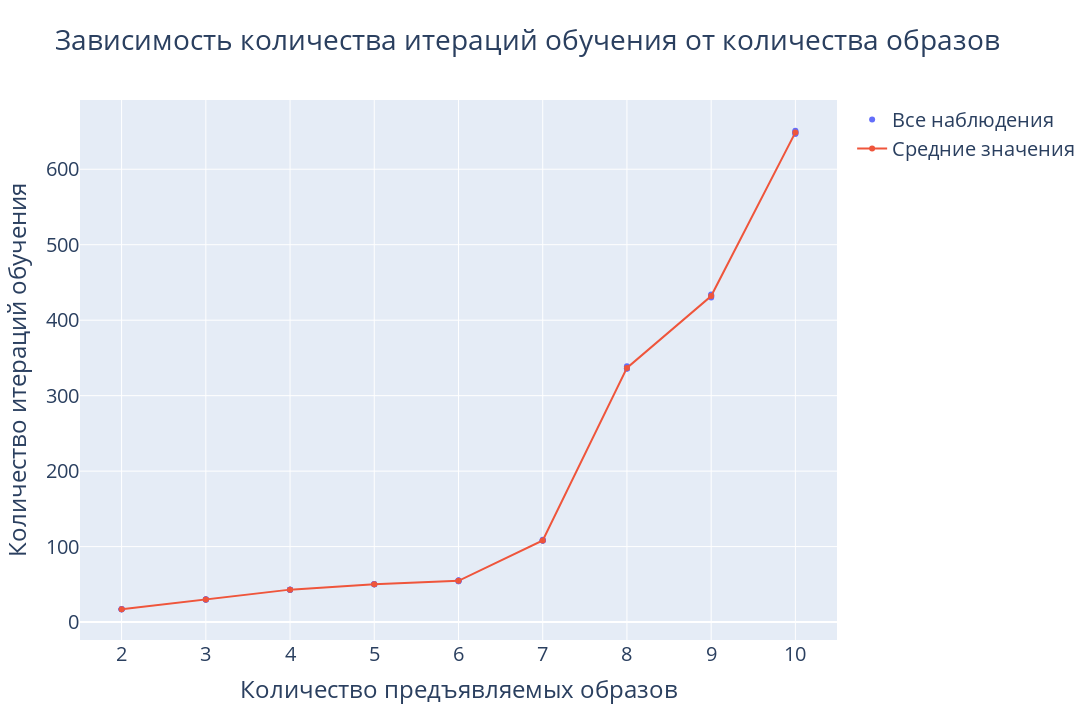

Here is the notebook cell this chart was saved with:
### Code cell
# Relation between images amount and training epochs
experiments_amount = 5

np.random.seed(12345)
images_amount = range(2, 11)

all_training_epochs = []
training_epochs_mean = []
successes_mean: dict[int, float] = {}

all_images_amount = []

for amount in images_amount:

    # Creating images dataset
    images = []
    while True:
        image = tuple(np.random.choice([-1, 1], size=IMAGE_DIMENSION)
                      .tolist())
        if image not in images:
            images.append(image)
        if len(images) >= amount:
            break
    
    # To numpy array
    images = np.array(images)

    # Training network for five times with shuffled dataset
    epochs_sum = 0
    successes: int = 0
    for _ in range(experiments_amount):        
        all_images_amount.append(amount)
        np.random.shuffle(images)
        network = Hopfield(images, 0.8)
        network.train(1e-8, 10000, 2000)
        all_training_epochs.append(network.epochs)
        epochs_sum += network.epochs

        #Check whether trained network could recognize images from dataset        
        for image in images:
            _, _, image_idx, _ = network.predict(image, 100)
            successes += 1 if image_idx is not None else 0        
    
    # Mean training epochs amount    
    training_epochs_mean.append(epochs_sum / experiments_amount)

    # Average prediction successes for image amount
    successes_mean[amount] = successes / experiments_amount


# Plotting results
fig = go.Figure()
fig.add_trace(
    go.Scatter(x=all_images_amount, y=all_training_epochs,
               name='Все наблюдения', mode='markers')
)
fig.add_trace(
    go.Scatter(x=list(images_amount), y=training_epochs_mean,
               name='Средние значения', mode='lines+markers')
)
fig.update_layout(
    title='Зависимость количества итераций обучения от количества образов',
    font=dict(size=20),
    xaxis=dict(title='Количество предъявляемых образов'),
    yaxis=dict(title='Количество итераций обучения'),
    width=1280,
    height=720
)
fig.show()
for amount, predicted_successes_mean in successes_mean.items():
    print(f'Images amount: {amount}; Mean prediction successes: {predicted_successes_mean}')

### Figure 1 — Plotly figure (JSON) as saved in the notebook; plotly's stock layout.template omitted (floating-point values rounded to 4 significant figures)
{"data": [{"mode": "markers", "name": "Все наблюдения", "type": "scatter", "x": [2, 2, 2, 2, 2, 3, 3, 3, 3, 3, 4, 4, 4, 4, 4, 5, 5, 5, 5, 5, 6, 6, 6, 6, 6, 7, 7, 7, 7, 7, 8, 8, 8, 8, 8, 9, 9, 9, 9, 9, 10, 10, 10, 10, 10], "y": [17, 17, 17, 17, 17, 30, 30, 30, 30, 30, 43, 43, 43, 43, 43, 50, 50, 50, 50, 50, 54, 55, 55, 55, 54, 109, 108, 108, 108, 108, 336, 336, 337, 336, 339, 433, 432, 431, 430, 434, 647, 647, 649, 651, 650]}, {"mode": "lines+markers", "name": "Средние значения", "type": "scatter", "x": [2, 3, 4, 5, 6, 7, 8, 9, 10], "y": [17, 30, 43, 50, 54.6, 108.2, 336.8, 432, 648.8]}], "layout": {"font": {"size": 20}, "height": 720, "title": {"text": "Зависимость количества итераций обучения от количества образов"}, "width": 1280, "xaxis": {"title": {"text": "Количество предъявляемых образов"}}, "yaxis": {"title": {"text": "Количество итераций обучения"}}}}
